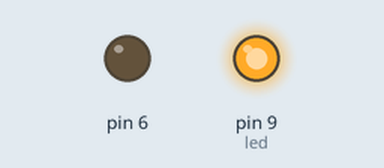
Bench run of a sketch on a simulated Arduino Uno, built with avr-gcc and run on an emulated ATmega328P. On the bench: output pins drawn as LEDs (lit = HIGH).

Above: at 0.1 s.
At 29.1 s:
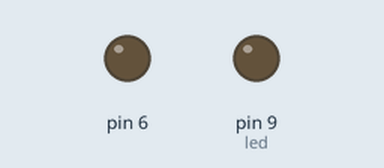
At 60.1 s:
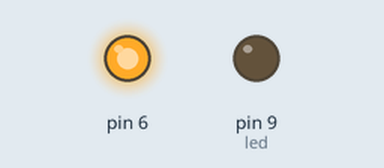
Timing chart, 0 to 61.6 s (numbered marks = the images above):
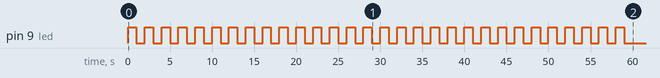

The sketch:

Timer.ino
```cpp
int led = 9;

void timer(int m, int s)
{
  while(1+m--)  {
    while(s--)  {
      analogWrite(led, (1 & s) * 255);
      delay(1000);
    }
    s=60;
  }
  analogWrite(led, 0);
  analogWrite(6, 255);
}
void setup() {
  pinMode(led, OUTPUT);
  timer(1, 00);
}

void loop() {
  // put your main code here, to run repeatedly:

}
```
